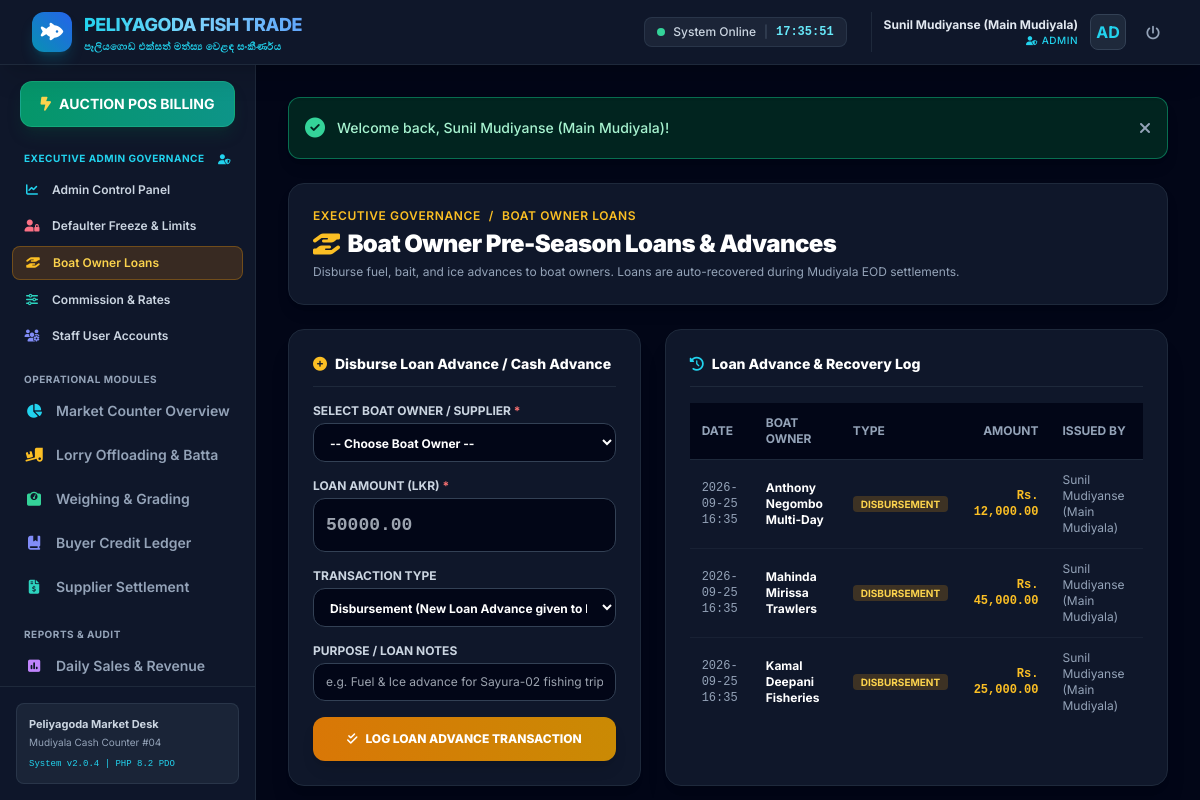
Page /index.php?page=admin_suppliers_loans (signed in) on the committed database.
### tables this page shows
CREATE TABLE `supplier_loans` (
  `id` INT AUTO_INCREMENT PRIMARY KEY,
  `supplier_id` INT NOT NULL,
  `amount` DECIMAL(12,2) NOT NULL,
  `type` ENUM('disbursement', 'repayment') NOT NULL DEFAULT 'disbursement',
  `notes` VARCHAR(255) DEFAULT NULL,
  `issued_by` INT NOT NULL,
  `created_at` DATETIME DEFAULT CURRENT_TIMESTAMP,
  CONSTRAINT `fk_loan_supplier` FOREIGN KEY (`supplier_id`) REFERENCES `suppliers` (`id`) ON DELETE CASCADE,
  CONSTRAINT `fk_loan_user` FOREIGN KEY (`issued_by`) REFERENCES `users` (`id`)
);

CREATE TABLE `suppliers` (
  `id` INT AUTO_INCREMENT PRIMARY KEY,
  `supplier_code` VARCHAR(20) NOT NULL UNIQUE,
  `name` VARCHAR(100) NOT NULL,
  `phone` VARCHAR(20) DEFAULT NULL,
  `harbor` VARCHAR(50) NOT NULL,
  `boat_name` VARCHAR(100) DEFAULT NULL,
  `current_loan_balance` DECIMAL(12,2) NOT NULL DEFAULT 0.00,
  `created_at` DATETIME DEFAULT CURRENT_TIMESTAMP
);

CREATE TABLE `users` (
  `id` INT AUTO_INCREMENT PRIMARY KEY,
  `username` VARCHAR(50) NOT NULL UNIQUE,
  `password_hash` VARCHAR(255) NOT NULL,
  `full_name` VARCHAR(100) NOT NULL,
  `role` ENUM('admin', 'cashier', 'offloader') NOT NULL DEFAULT 'cashier',
  `status` ENUM('active', 'inactive') NOT NULL DEFAULT 'active',
  `created_at` DATETIME DEFAULT CURRENT_TIMESTAMP
);

### config/helpers.php (called while the page is built, shortened)
<?php
function formatLKR(float|int $amount): string {
    return 'Rs. ' . number_format($amount, 2);
}

### views/admin/suppliers/manage_loans.php (the view, shortened to what this page needs)
<?php
$db = getDB();
$stmtLoans = $db->query("
    SELECT l.*, s.name AS supplier_name, s.boat_name, u.full_name AS issuer_name
    FROM supplier_loans l
    JOIN suppliers s ON l.supplier_id = s.id
    JOIN users u ON l.issued_by = u.id
    ORDER BY l.id DESC LIMIT 15
");
$loanLogs = $stmtLoans->fetchAll();
?>
<div class="space-y-6">
    <div class="flex flex-col sm:flex-row sm:items-center justify-between gap-4 bg-slate-900 p-6 rounded-2xl border border-slate-800 shadow-lg">
        <div>
            <div class="flex items-center space-x-2 text-xs font-semibold text-amber-400 uppercase tracking-wider">
                <span>Executive Governance</span>
                <span>/</span>
                <span>Boat Owner Loans</span>
            </div>
            <h1 class="text-2xl font-black text-white tracking-tight mt-1 flex items-center gap-2">
                <i class="fa-solid fa-hand-holding-hand text-amber-400"></i>
                <span>Boat Owner Pre-Season Loans & Advances</span>
            </h1>
            <p class="text-xs text-slate-400 mt-1">
                Disburse fuel, bait, and ice advances to boat owners. Loans are auto-recovered during Mudiyala EOD settlements.
            </p>
        </div>
    </div>
    <div class="grid grid-cols-1 lg:grid-cols-12 gap-6">
        <div class="lg:col-span-5 bg-slate-900 p-6 rounded-2xl border border-slate-800 shadow-xl space-y-4">
            <h3 class="text-sm font-extrabold text-white pb-3 border-b border-slate-800 flex items-center gap-2">
                <i class="fa-solid fa-plus-circle text-amber-400"></i>
                <span>Disburse Loan Advance / Cash Advance</span>
            </h3>
            <form action="actions/admin/manage_loans.php" method="POST" class="space-y-4">
                <div>
                    <label for="supplier_id" class="block text-xs font-bold text-slate-300 uppercase mb-1">
                        Select Boat Owner / Supplier <span class="text-red-400">*</span>
                    </label>
                    <select id="supplier_id" name="supplier_id" required
                        class="block w-full py-2.5 px-3 border border-slate-700 rounded-xl bg-slate-950 text-white font-bold text-xs focus:outline-none focus:ring-2 focus:ring-amber-500">
                        <option value="">-- Choose Boat Owner --</option>
                    </select>
                </div>
                <div>
                    <label for="amount" class="block text-xs font-bold text-slate-300 uppercase mb-1">
                        Loan Amount (LKR) <span class="text-red-400">*</span>
                    </label>
                    <input type="number" step="1000" id="amount" name="amount" required placeholder="50000.00"
                        class="block w-full py-3 px-3 border border-slate-700 rounded-xl bg-slate-950 text-amber-300 font-mono font-bold text-lg focus:outline-none focus:ring-2 focus:ring-amber-500">
                </div>
                <div>
                    <label for="type" class="block text-xs font-bold text-slate-300 uppercase mb-1">
                        Transaction Type
                    </label>
                    <select id="type" name="type"
                        class="block w-full py-2.5 px-3 border border-slate-700 rounded-xl bg-slate-950 text-white font-bold text-xs">
                        <option value="disbursement">Disbursement (New Loan Advance given to Boat Owner)</option>
                    </select>
                </div>
                <div>
                    <label for="notes" class="block text-xs font-bold text-slate-300 uppercase mb-1">
                        Purpose / Loan Notes
                    </label>
                    <input type="text" id="notes" name="notes" placeholder="e.g. Fuel & Ice advance for Sayura-02 fishing trip"
                        class="block w-full py-2.5 px-3 border border-slate-700 rounded-xl bg-slate-950 text-white text-xs">
                </div>
                <button type="submit"
                    class="w-full py-3.5 rounded-xl bg-gradient-to-r from-amber-600 to-yellow-600 hover:from-amber-500 hover:to-yellow-500 text-white font-extrabold text-xs shadow-lg transition-all flex items-center justify-center gap-2">
                    <i class="fa-solid fa-check-double"></i>
                    <span>LOG LOAN ADVANCE TRANSACTION</span>
                </button>
            </form>
        </div>
        <div class="lg:col-span-7 bg-slate-900 p-6 rounded-2xl border border-slate-800 shadow-xl flex flex-col justify-between">
            <div>
                <h3 class="text-sm font-extrabold text-white pb-3 border-b border-slate-800 mb-4 flex items-center gap-2">
                    <i class="fa-solid fa-clock-rotate-left text-cyan-400"></i>
                    <span>Loan Advance & Recovery Log</span>
                </h3>
                <div class="overflow-x-auto max-h-[420px]">
                    <table class="w-full text-left text-xs">
                        <thead class="sticky top-0 bg-slate-950 text-slate-400 uppercase border-b border-slate-800">
                            <tr>
                                <th class="p-3">Date</th>
                                <th class="p-3">Boat Owner</th>
                                <th class="p-3">Type</th>
                                <th class="p-3 text-right">Amount</th>
                                <th class="p-3">Issued By</th>
                            </tr>
                        </thead>
                        <tbody class="divide-y divide-slate-800/60">
                            <?php foreach ($loanLogs as $log): ?>
                                <tr class="hover:bg-slate-800/40">
                                    <td class="p-3 text-slate-400 font-mono"><?= date('Y-m-d H:i', strtotime($log['created_at'])) ?></td>
                                    <td class="p-3 font-bold text-white"><?= htmlspecialchars($log['supplier_name']) ?></td>
                                    <td class="p-3">
                                        <span class="px-2 py-0.5 rounded text-[10px] font-bold uppercase <?= $log['type'] === 'disbursement' ? 'bg-amber-500/20 text-amber-300' : 'bg-emerald-500/20 text-emerald-300' ?>">
                                            <?= $log['type'] ?>
                                        </span>
                                    </td>
                                    <td class="p-3 text-right font-mono font-bold <?= $log['type'] === 'disbursement' ? 'text-amber-400' : 'text-emerald-400' ?>">
                                        <?= formatLKR($log['amount']) ?>
                                    </td>
                                    <td class="p-3 text-slate-400"><?= htmlspecialchars($log['issuer_name']) ?></td>
                                </tr>
                            <?php endforeach; ?>
                        </tbody>
                    </table>
                </div>
            </div>
        </div>
    </div>
</div>

### rows in the picture
supplier_loans: created_at "2026-09-25 16:35", supplier.name "Anthony Negombo Multi-Day", type "DISBURSEMENT", amount "Rs. 12,000.00", issued_by.full_name "Sunil Mudiyanse (Main Mudiyala)"
supplier_loans: created_at "2026-09-25 16:35", supplier.name "Mahinda Mirissa Trawlers", type "DISBURSEMENT", amount "Rs. 45,000.00", issued_by.full_name "Sunil Mudiyanse (Main Mudiyala)"
supplier_loans: created_at "2026-09-25 16:35", supplier.name "Kamal Deepani Fisheries", type "DISBURSEMENT", amount "Rs. 25,000.00", issued_by.full_name "Sunil Mudiyanse (Main Mudiyala)"

### other values in the picture
$user['full_name'] "Sunil Mudiyanse (Main Mudiyala)"
$user['role'] "ADMIN"
substr($user['username'], 0, 2) "AD"
APP_VERSION "2.0.4"
$flash['message'] "Welcome back, Sunil Mudiyanse (Main Mudiyala)!"
